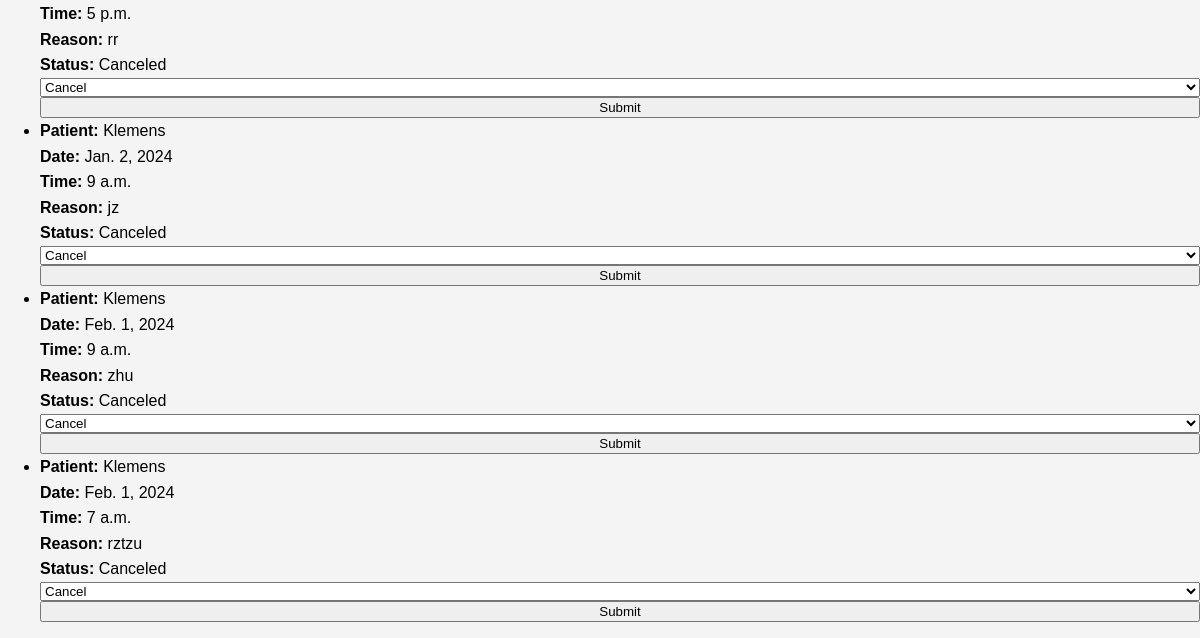
The page /bookings/doctor_dashboard/ (signed in, lower part) on the database as committed earlier.
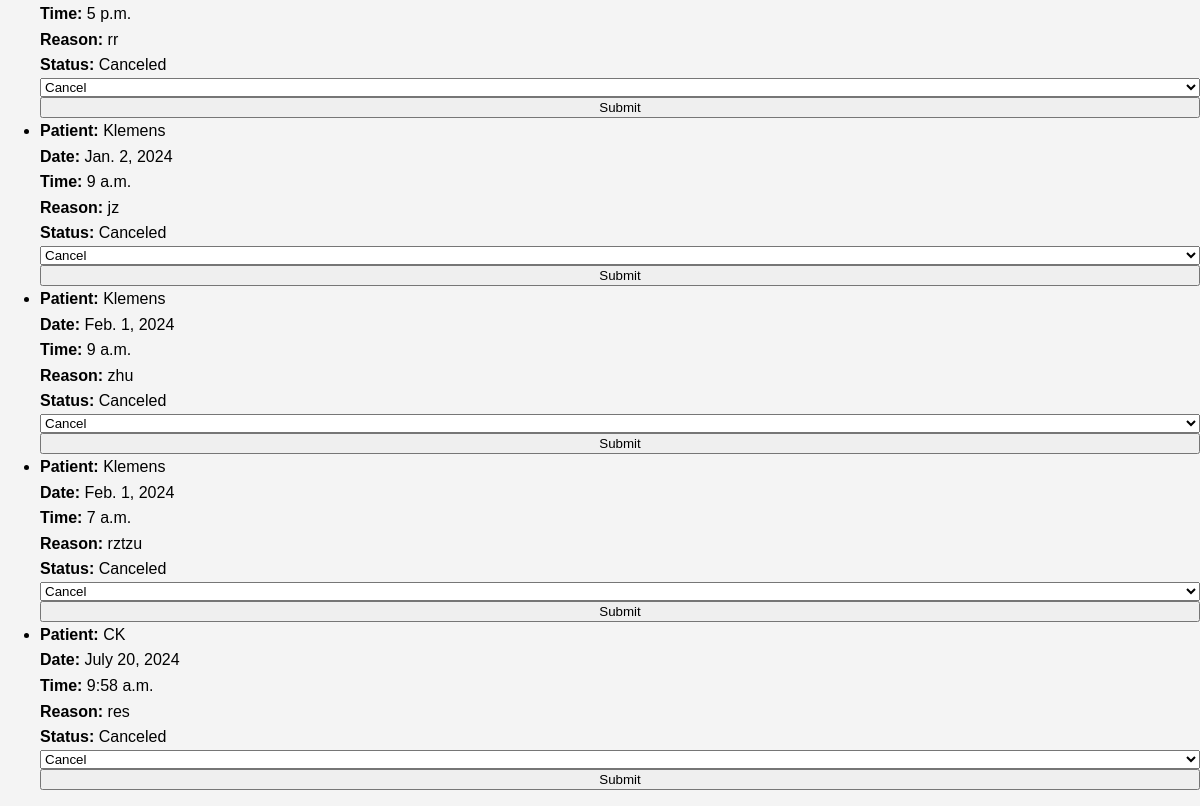
The same page on the database as committed later.
### bookings/models.py (models this page shows, shortened)
class Appointment(models.Model):
    STATUS_CHOICES = [
        ('pending', 'Pending'),
        ('approved', 'Approved'),
        ('rejected', 'Rejected'),
        ('canceled', 'Canceled'),
    ]
    patient = models.ForeignKey(Patient, on_delete=models.CASCADE)
    doctor = models.ForeignKey(Doctor, on_delete=models.CASCADE)
    date = models.DateField()
    time = models.TimeField()
    reason = models.TextField()
    status = models.CharField(max_length=10, choices=STATUS_CHOICES, default='pending')

class Patient(models.Model):
    SEX_CHOICES = [
        ('M', 'Male'),
        ('F', 'Female'),
        ('O', 'Other'),
    ]
    user = models.OneToOneField(User, on_delete=models.CASCADE)
    phone = models.CharField(max_length=15)
    address = models.CharField(max_length=255)
    sex = models.CharField(max_length=1, choices=SEX_CHOICES)

### bookings/views.py (the view, shortened to what this page needs)
# urls.py: path('doctor_dashboard/', views.doctor_dashboard, name='doctor_dashboard'),
@login_required
def doctor_dashboard(request):
    try:
        doctor = request.user.doctor
        appointments = Appointment.objects.filter(doctor=doctor)
    except ObjectDoesNotExist:
        doctor = None
        appointments = []
    return render(request, 'doctor_dashboard.html', {'appointments': appointments, 'doctor': doctor})

### bookings/context_processors.py (called while the page is built)
def user_roles(request):
    if request.user.is_authenticated:
        is_patient = Patient.objects.filter(user=request.user).exists()
        is_doctor = Doctor.objects.filter(user=request.user).exists()
        return {
            'is_patient': is_patient,
            'is_doctor': is_doctor,
        }
    return {}

### bookings/templates/doctor_dashboard.html (shortened to what this page needs)
{% load static %}
<!DOCTYPE html>
<html lang="en">
<head>
    <link rel="stylesheet" type="text/css" href="{% static 'css/styles.css' %}">
</head>
<body>
    <ul>
        {% for appointment in appointments %}
            <li>
                <strong>Patient:</strong> {{ appointment.patient.user.username }}<br>
                <strong>Date:</strong> {{ appointment.date }}<br>
                <strong>Time:</strong> {{ appointment.time }}<br>
                <strong>Reason:</strong> {{ appointment.reason }}<br>
                <strong>Status:</strong> {{ appointment.get_status_display }}<br>
                <form method="post">
                    <select name="status">
                        <option value="canceled" {% if appointment.status == 'canceled' %}selected{% endif %}>Cancel</option>
                    </select>
                    <button type="submit">Submit</button>
                </form>
            </li>
        {% endfor %}
    </ul>
</body>
</html>

Rows that differ between the two databases and show on the page:
added Appointment: patient.user.username "CK", date "July 20, 2024", time "9:58 a.m.", reason "res", status "Canceled", status "Cancel"
